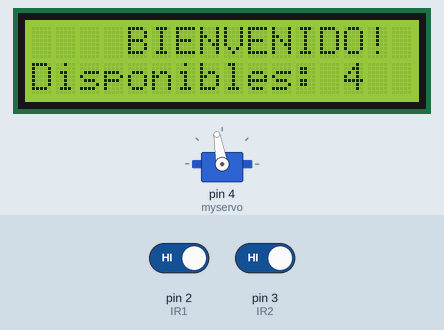
Recording of a sketch running on a simulated Arduino Uno, built with avr-gcc and run on an emulated ATmega328P. On the bench: 16×2 character LCD, servo. The inputs (shaded band) are chosen by the test bench; at power-on: pin 2 (IR1) HIGH, pin 3 (IR2) HIGH.

Above: at 3.2 s.
3.3 s: pin 2 (IR1) driven LOW
At 4.4 s:
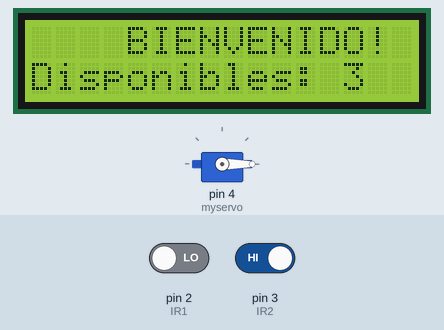
4.8 s: pin 3 (IR2) driven LOW
At 7.6 s:
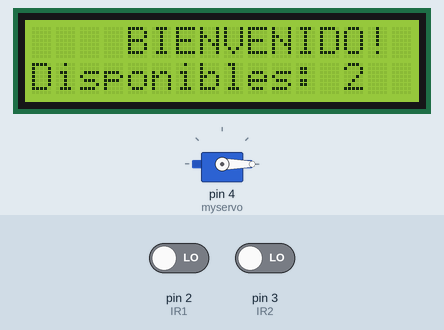
7.8 s: pin 2 (IR1) driven HIGH
At 8.9 s:
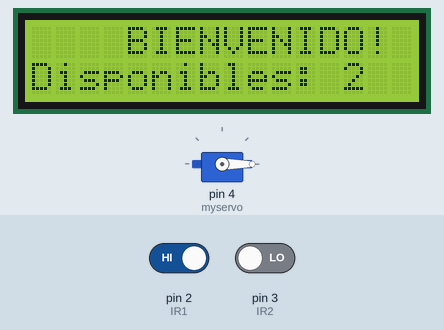
Timing chart, 0 to 10.8 s (numbered marks = the images above; inputs shaded):
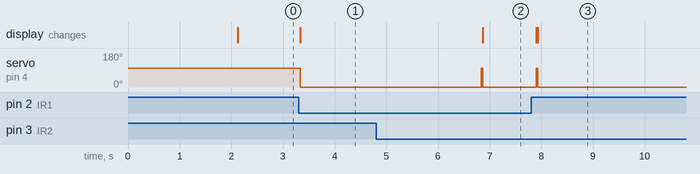

The sketch:

ParkingSystem.ino
```cpp
 // Created by Simple Circuits

#include <Wire.h>

#include <LiquidCrystal_I2C.h>

LiquidCrystal_I2C lcd(0x27,16,2);

#include <Servo.h>


Servo myservo;


int IR1 = 2;

int IR2 = 3;


int Slot = 4;           //Total number of parking Slots


int flag1 = 0;

int flag2 = 0;


void setup() {

  Serial.begin(9600);

    lcd.init(); //initialize the lcd

    lcd.backlight(); //open the backlight


pinMode(IR1, INPUT);

pinMode(IR2, INPUT);


myservo.attach(4);

myservo.write(100);


lcd.setCursor (0,0);

lcd.print("     DJ    ");

lcd.setCursor (0,1);

lcd.print(" PARKING IOT ");

delay (2000);

lcd.clear();

}


void loop(){


if(digitalRead (IR1) == LOW && flag1==0){

if(Slot>0){flag1=1;

if(flag2==0){myservo.write(0); Slot = Slot-1;}

}else{

lcd.setCursor (0,0);

lcd.print("    Estacionamientos    ");

lcd.setCursor (0,1);

lcd.print("  Llenos  ");

delay (3000);

lcd.clear();

}

}


if(digitalRead (IR2) == LOW && flag2==0){flag2=1;

if(flag1==0){myservo.write(0); Slot = Slot+1;}

}


if(flag1==1 && flag2==1){

delay (1000);

myservo.write(100);

flag1=0, flag2=0;

}


lcd.setCursor (0,0);

lcd.print("    BIENVENIDO!    ");

lcd.setCursor (0,1);

lcd.print("Disponibles: ");

lcd.print(Slot);

}
```

Measured:
- after the input at 3.3 s, servo on pin 4 (myservo): 100° → 0° at once; the display: changes at once (image 1)
- after the input at 4.8 s, servo on pin 4 (myservo): 0° → 100° after 2.0 s, → 0° 0.03 s later; the display: changes after 2.1 s (image 2)
- after the input at 7.8 s, servo on pin 4 (myservo): goes on until 7.9 s, then stays 0°
